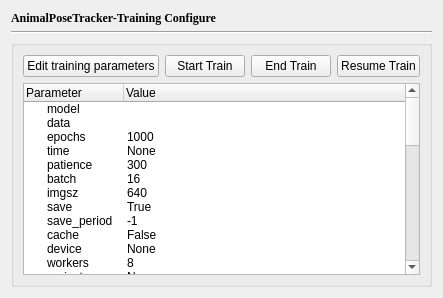
          <widget class="QWidget" name="TrainingConfigure">
           <attribute name="title">
            <string>Training Configure</string>
           </attribute>
           <layout class="QVBoxLayout" name="TrainingConfigureLayout">
            <item>
             <widget class="QLabel" name="TrainingConfigureLabel">
              <property name="font">
               <font>
                <family>Times New Roman</family>
                <bold>true</bold>
               </font>
              </property>
              <property name="text">
               <string>AnimalPoseTracker-Training Configure</string>
              </property>
              <property name="alignment">
               <set>Qt::AlignmentFlag::AlignLeading|Qt::AlignmentFlag::AlignLeft|Qt::AlignmentFlag::AlignVCenter</set>
              </property>
             </widget>
            </item>
            <item>
             <widget class="Line" name="TrainingConfigureLine">
              <property name="orientation">
               <enum>Qt::Orientation::Horizontal</enum>
              </property>
             </widget>
            </item>
            <item>
             <widget class="QGroupBox" name="TrainingConfigureGroup">
              <property name="title">
               <string/>
              </property>
              <layout class="QVBoxLayout" name="TrainingConfigureGroupVLayout">
               <item>
                <layout class="QVBoxLayout" name="TrainingConfigureGroupLayout">
                 <item>
                  <layout class="QHBoxLayout" name="TrainingConfigureToolsLayout">
                   <item>
                    <widget class="QPushButton" name="EditTrainingParameters">
                     <property name="text">
                      <string>Edit training parameters</string>
                     </property>
                    </widget>
                   </item>
                   <item>
                    <widget class="QPushButton" name="StartTrain">
                     <property name="text">
                      <string>Start Train</string>
                     </property>
                    </widget>
                   </item>
                   <item>
                    <widget class="QPushButton" name="EndTrain">
                     <property name="text">
                      <string>End Train</string>
                     </property>
                    </widget>
                   </item>
                   <item>
                    <widget class="QPushButton" name="ResumeTrain">
                     <property name="text">
                      <string>Resume Train</string>
                     </property>
                    </widget>
                   </item>
                  </layout>
                 </item>
                 <item>
                  <widget class="QTreeWidget" name="TrainingConfigureEdit">
                   <column>
                    <property name="text">
                     <string>Parameter</string>
                    </property>
                   </column>
                   <column>
                    <property name="text">
                     <string>Value</string>
                    </property>
                   </column>
                   <item>
                    <property name="text">
                     <string>model</string>
                    </property>
                    <property name="text">
                     <string/>
                    </property>
                   </item>
                   <item>
                    <property name="text">
                     <string>data</string>
                    </property>
                    <property name="text">
                     <string/>
                    </property>
                   </item>
                   <item>
                    <property name="text">
                     <string>epochs</string>
                    </property>
                    <property name="text">
                     <string>1000</string>
                    </property>
                   </item>
                   <item>
                    <property name="text">
                     <string>time</string>
                    </property>
                    <property name="text">
                     <string>None</string>
                    </property>
                   </item>
                   <item>
                    <property name="text">
                     <string>patience</string>
                    </property>
                    <property name="text">
                     <string>300</string>
                    </property>
                   </item>
                   <item>
                    <property name="text">
                     <string>batch</string>
                    </property>
                    <property name="text">
                     <string>16</string>
                    </property>
                   </item>
                   <item>
                    <property name="text">
                     <string>imgsz</string>
                    </property>
                    <property name="text">
                     <string>640</string>
                    </property>
                   </item>
                   <item>
                    <property name="text">
                     <string>save</string>
                    </property>
                    <property name="text">
                     <string>True</string>
                    </property>
                   </item>
                   <item>
                    <property name="text">
                     <string>save_period</string>
                    </property>
                    <property name="text">
                     <string>-1</string>
                    </property>
                   </item>
                   <item>
                    <property name="text">
                     <string>cache</string>
                    </property>
                    <property name="text">
                     <string>False</string>
                    </property>
                   </item>
                   <item>
                    <property name="text">
                     <string>device</string>
                    </property>
                    <property name="text">
                     <string>None</string>
                    </property>
                   </item>
                   <item>
                    <property name="text">
                     <string>workers</string>
                    </property>
                    <property name="text">
                     <string>8</string>
                    </property>
                   </item>
                   <item>
                    <property name="text">
                     <string>project</string>
                    </property>
                    <property name="text">
                     <string>None</string>
                    </property>
                   </item>
                   <item>
                    <property name="text">
                     <string>name</string>
                    </property>
                    <property name="text">
                     <string>None</string>
                    </property>
                   </item>
                   <item>
                    <property name="text">
                     <string>pretrained</string>
                    </property>
                    <property name="text">
                     <string>True</string>
                    </property>
                   </item>
                   <item>
                    <property name="text">
                     <string>optimizer</string>
                    </property>
                    <property name="text">
                     <string>auto</string>
                    </property>
                   </item>
                   <item>
                    <property name="text">
                     <string>seed</string>
                    </property>
                    <property name="text">
                     <string>date</string>
                    </property>
                   </item>
                   <item>
                    <property name="text">
                     <string>cos_lr</string>
                    </property>
                    <property name="text">
                     <string>False</string>
                    </property>
                   </item>
                   <item>
                    <property name="text">
                     <string>close_mosaic</string>
                    </property>
                    <property name="text">
                     <string>10</string>
                    </property>
                   </item>
                   <item>
                    <property name="text">
                     <string>resume</string>
                    </property>
                    <property name="text">
                     <string>False</string>
                    </property>
                   </item>
                   <item>
                    <property name="text">
                     <string>amp</string>
                    </property>
                    <property name="text">
                     <string>True</string>
                    </property>
                   </item>
                   <item>
                    <property name="text">
                     <string>fraction</string>
                    </property>
                    <property name="text">
                     <string>1.0</string>
                    </property>
                   </item>
                   <item>
                    <property name="text">
                     <string>profile</string>
                    </property>
                    <property name="text">
                     <string>false</string>
                    </property>
                   </item>
                   <item>
                    <property name="text">
                     <string>lr0</string>
                    </property>
                    <property name="text">
                     <string>0.01</string>
                    </property>
                   </item>
                   <item>
                    <property name="text">
                     <string>lrf</string>
                    </property>
                    <property name="text">
                     <string>0.01</string>
                    </property>
                   </item>
                   <item>
                    <property name="text">
                     <string>momentum</string>
                    </property>
                    <property name="text">
                     <string>0.937</string>
                    </property>
                   </item>
                   <item>
                    <property name="text">
                     <string>weight_decay</string>
                    </property>
                    <property name="text">
                     <string>0.0005</string>
                    </property>
                   </item>
                   <item>
                    <property name="text">
                     <string>warmup_epochs</string>
                    </property>
                    <property name="text">
                     <string>3</string>
                    </property>
                   </item>
                   <item>
                    <property name="text">
                     <string>warmup_momentum</string>
                    </property>
                    <property name="text">
                     <string>0.8</string>
                    </property>
                   </item>
                   <item>
                    <property name="text">
                     <string>warmup_bias_lr</string>
                    </property>
                    <property name="text">
                     <string>0.1</string>
                    </property>
                   </item>
                   <item>
                    <property name="text">
                     <string>box</string>
                    </property>
                    <property name="text">
                     <string>7.5</string>
                    </property>
                   </item>
                   <item>
                    <property name="text">
                     <string>cls</string>
                    </property>
                    <property name="text">
                     <string>0.5</string>
                    </property>
                   </item>
                   <item>
                    <property name="text">
                     <string>dfl</string>
                    </property>
                    <property name="text">
                     <string>1.5</string>
                    </property>
                   </item>
                   <item>
                    <property name="text">
                     <string>pose</string>
                    </property>
                    <property name="text">
                     <string>40.0</string>
                    </property>
                   </item>
                   <item>
                    <property name="text">
                     <string>kobj</string>
                    </property>
                    <property name="text">
                     <string>2.0</string>
                    </property>
                   </item>
                   <item>
                    <property name="text">
                     <string>nbs</string>
                    </property>
                    <property name="text">
                     <string>64</string>
                    </property>
                   </item>
                   <item>
                    <property name="text">
                     <string>overlap_mask</string>
                    </property>
                    <property name="text">
                     <string>True</string>
                    </property>
                   </item>
                   <item>
                    <property name="text">
                     <string>mask_ratio</string>
                    </property>
                    <property name="text">
                     <string>4</string>
                    </property>
                   </item>
                   <item>
                    <property name="text">
                     <string>dropout</string>
                    </property>
                    <property name="text">
                     <string>0.0</string>
                    </property>
                   </item>
                   <item>
                    <property name="text">
                     <string>val</string>
                    </property>
                    <property name="text">
                     <string>True</string>
                    </property>
                   </item>
                   <item>
                    <property name="text">
                     <string>plots</string>
                    </property>
                    <property name="text">
                     <string>False</string>
                    </property>
                   </item>
                  </widget>
                 </item>
                </layout>
               </item>
              </layout>
             </widget>
            </item>
           </layout>
          </widget>
